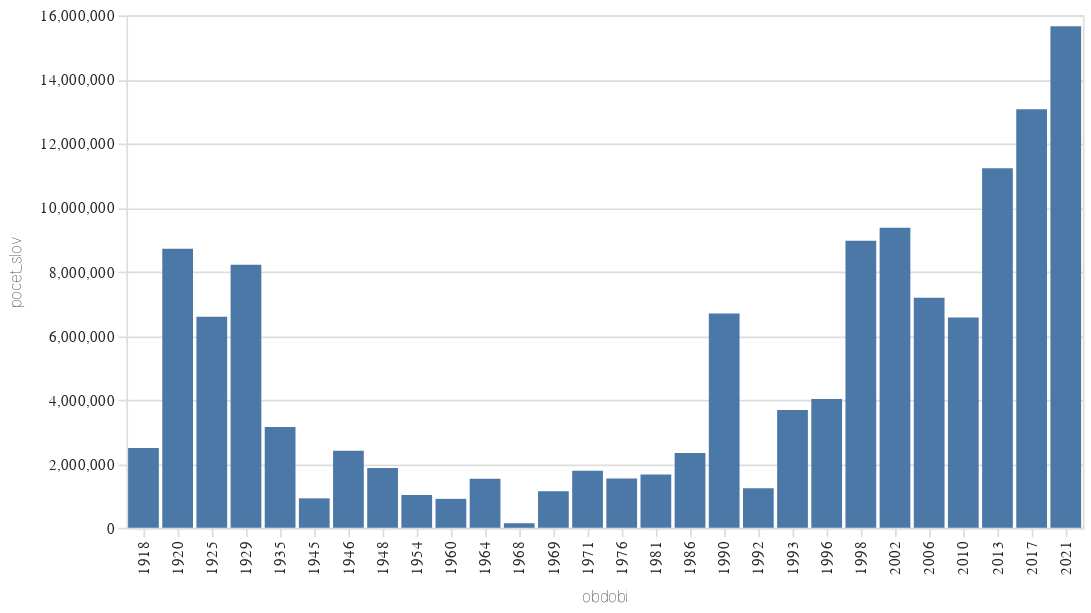

Notebook cell for this chart:
### Code cell
graf_obdobi_93 = alt.Chart(
    df.group_by("obdobi").agg(pl.col("pocet_slov").sum()).to_pandas()
).mark_bar(
).encode(
    alt.X("obdobi:N"),
    alt.Y("pocet_slov:Q")
)

graf_obdobi_93

### Figure 1 — Vega-Lite specification as saved in the notebook (floating-point values rounded to 4 significant figures)
{"config": {"title": {"font": "Noticia Text", "fontSize": 11.5, "anchor": "start", "lineHeight": 19, "fontWeight": "bolder", "subtitleFont": "Noticia Text", "subtitleFontSize": 10, "subtitleLineHeight": 15, "subtitlePadding": 10, "dy": -10, "color": "#292829", "subtitleColor": "#292829"}, "axis": {"labelFont": "Asap", "titleFont": "Asap", "fontWeight": "lighter", "titleFontWeight": "lighter", "labelFontSize": 9, "titleFontSize": 9, "labelPadding": 2, "titlePadding": 9, "domainOpacity": 0, "tickColor": "#DCDDD6", "labelColor": "#292829"}, "legend": {"labelFont": "Asap", "labelFontWeight": "normal", "titleFont": "Asap", "titleFontWeight": "normal", "labelFontSize": 9, "titleFontSize": 9, "labelColor": "#292829"}}, "data": {"name": "data-1b83df9c5ebe153d1e6325f7453c3320"}, "mark": {"type": "bar"}, "encoding": {"x": {"field": "obdobi", "type": "nominal"}, "y": {"field": "pocet_slov", "type": "quantitative"}}, "$schema": "https://vega.github.io/schema/vega-lite/v5.8.0.json", "datasets": {"data-1b83df9c5ebe153d1e6325f7453c3320": [{"obdobi": 1981, "pocet_slov": 1663022}, {"obdobi": 2002, "pocet_slov": 9369281}, {"obdobi": 1945, "pocet_slov": 918859}, {"obdobi": 2021, "pocet_slov": 15660818}, {"obdobi": 1948, "pocet_slov": 1862714}, {"obdobi": 1960, "pocet_slov": 902607}, {"obdobi": 2017, "pocet_slov": 13069642}, {"obdobi": 1918, "pocet_slov": 2490805}, {"obdobi": 1929, "pocet_slov": 8213749}, {"obdobi": 2006, "pocet_slov": 7183079}, {"obdobi": 1969, "pocet_slov": 1138378}, {"obdobi": 1998, "pocet_slov": 8963383}, {"obdobi": 2013, "pocet_slov": 11227634}, {"obdobi": 2010, "pocet_slov": 6563568}, {"obdobi": 1920, "pocet_slov": 8715972}, {"obdobi": 1925, "pocet_slov": 6591201}, {"obdobi": 1935, "pocet_slov": 3149291}, {"obdobi": 1993, "pocet_slov": 3681289}, {"obdobi": 1971, "pocet_slov": 1778253}, {"obdobi": 1990, "pocet_slov": 6686903}, {"obdobi": 1954, "pocet_slov": 1023470}, {"obdobi": 1964, "pocet_slov": 1531076}, {"obdobi": 1996, "pocet_slov": 4020510}, {"obdobi": 1968, "pocet_slov": 141769}, {"obdobi": 1946, "pocet_slov": 2406803}, {"obdobi": 1976, "pocet_slov": 1535959}, {"obdobi": 1986, "pocet_slov": 2335930}, {"obdobi": 1992, "pocet_slov": 1235285}]}}
